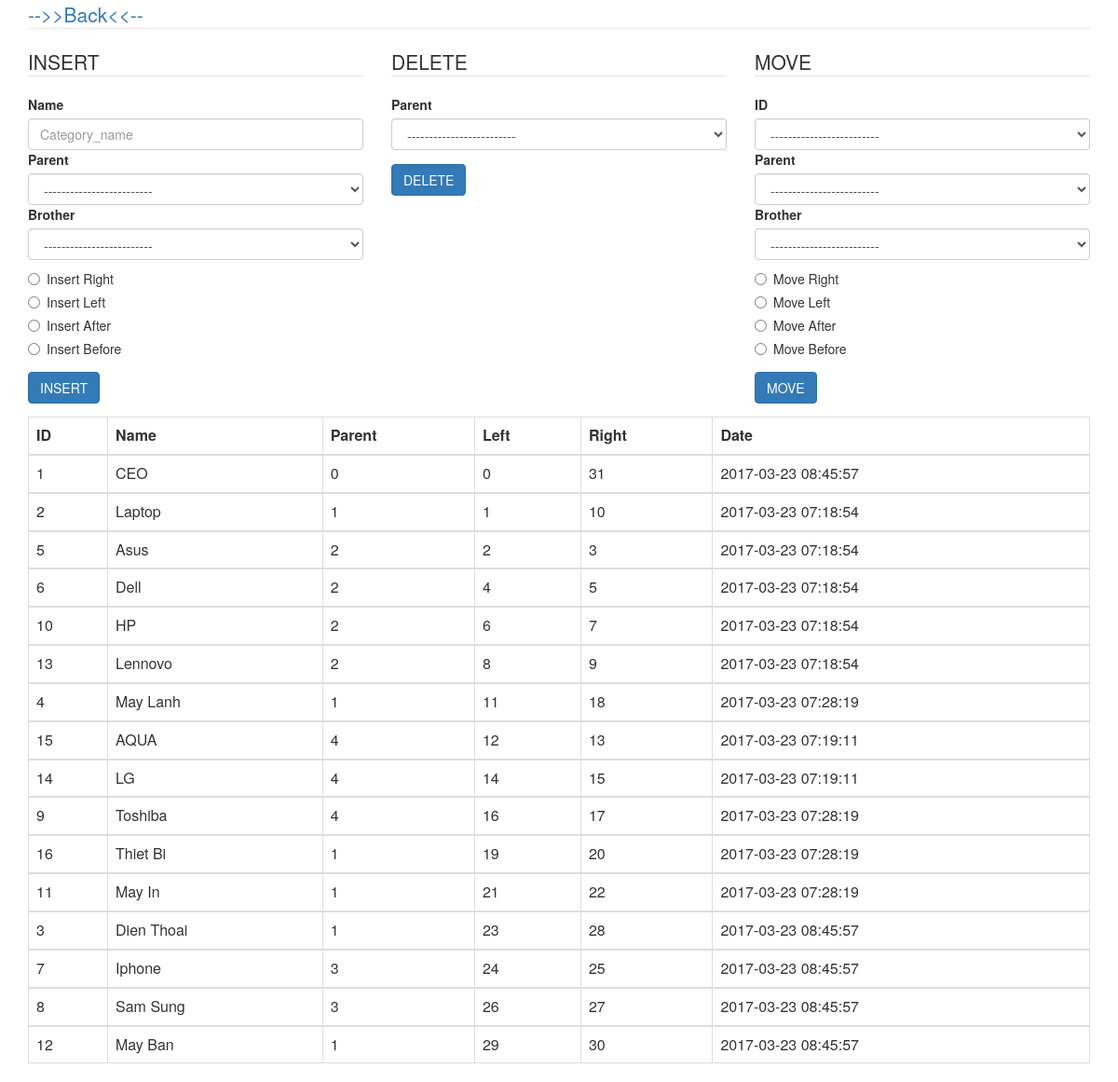
The app's page /admin.php with its own data.
### tables this page shows
CREATE TABLE `Categories` (
  `id` int(6) NOT NULL AUTO_INCREMENT,
  `Category_name` varchar(30) NOT NULL,
  `Category_parent_id` int(6) DEFAULT NULL,
  `Category_left` int(6) DEFAULT NULL,
  `Category_right` int(6) DEFAULT NULL,
  `Category_date` timestamp NOT NULL DEFAULT CURRENT_TIMESTAMP ON UPDATE CURRENT_TIMESTAMP,
  PRIMARY KEY (`id`)
);

### connect.php (called while the page is built)
<?php
    Class Connect {
        Public function connectDB(){
            $servername = "localhost";
            $username = "root";
            $password = "l0v3k3n";
            $dbname = "nested";
            $conn = new mysqli($servername, $username, $password, $dbname);
            return $conn;
        }
    }

### model.php (called while the page is built, shortened)
<?php
    require_once('./connect.php');
    Class Nested extends Connect  {
        Public $conn;
        Public function __construct(){
            $this->conn = $this->connectDB();
        }
        Public function selectAll(){
            $selectAll = 'SELECT * FROM Categories ORDER BY Category_left ASC';
            $result = $this->conn->query($selectAll);
            return $result;
        }
    }

### admin.php (the view, shortened to what this page needs)
<?php
	require_once('./model.php');
	$nested = new Nested();
?>
<html>
	<head>
		<link rel="stylesheet" type="text/css" href="./css/bootstrap.min.css">
	</head>
	<body>
		<div class="container">
		<div class="row">
			<div class="col-md-12">
				<legend><a href="./index.php">-->>Back<<--</a></legend>
			</div>
		</div>
			<div class="row">
				<div class="col-md-4">
				<legend>INSERT </legend>
					<form action="./controller.php" method="POST">
				    	<div class="form-group">
				      		<label>Name</label>
				      		<input type="text" class="form-control" name="Cate_name" placeholder="Category_name">
				      		<label>Parent</label>
				      		<select class="form-control" name="parent" >
				      		<option selected="selected">-------------------------</option>
				      		</select>
				      		<label>Brother</label>
				      		<select class="form-control" name="brother" >
				      		<option selected="selected">-------------------------</option>
				      		</select>
				      		<div class="radio">
							    <label><input type="radio" name="radio" value="right"> Insert Right</label>
							</div>
							<div class="radio">
							    <label><input type="radio" name="radio" value="left"> Insert Left</label>
							</div>
							<div class="radio">
							    <label><input type="radio" name="radio" value="after"> Insert After</label>
							</div>
							<div class="radio">
							    <label><input type="radio" name="radio" value="before"> Insert Before</label>
							</div>
				    	</div>
				    	<button type="submit" class="btn btn-primary" name="insert">INSERT</button>
					</form>
				</div>
				<div class="col-md-4">
				<legend>DELETE </legend>
					<form action="./controller.php" method="POST">
				    	<div class="form-group">
				      		<label>Parent</label>
				      		<select class="form-control" name="id" >
				      		<option selected="selected">-------------------------</option>
				      		</select>
				    	</div>
				    	<button type="submit" class="btn btn-primary" name="delete">DELETE</button>
					</form>
				</div>
				<div class="col-md-4">
				<legend>MOVE </legend>
					<form action="./controller.php" method="POST">
				    	<div class="form-group">
				      		<label>ID</label>
				      		<select class="form-control" name="id" >
				      		<option selected="selected">-------------------------</option>
				      		</select>
				      		<label>Parent</label>
				      		<select class="form-control" name="parent" >
				      		<option selected="selected">-------------------------</option>
				      		</select>
				      		<label>Brother</label>
				      		<select class="form-control" name="brother" >
				      		<option selected="selected">-------------------------</option>
				      		</select>
				      		<div class="radio">
							    <label><input type="radio" name="radio" value="moveright"> Move Right</label>
							</div>
							<div class="radio">
							    <label><input type="radio" name="radio" value="moveleft"> Move Left</label>
							</div>
							<div class="radio">
							    <label><input type="radio" name="radio" value="moveafter"> Move After</label>
							</div>
							<div class="radio">
							    <label><input type="radio" name="radio" value="movebefore"> Move Before</label>
							</div>
				    	</div>
				    	<button type="submit" class="btn btn-primary" name="move">MOVE</button>
					</form>
				</div>
			</div>
			<table class="table table-bordered">
				<thead>
				    <tr>
				    	<th>ID</th>
				    	<th>Name</th>
				    	<th>Parent</th>
				    	<th>Left</th>
				    	<th>Right</th>
				    	<th>Date</th>
				   	</tr>
				</thead>
				<?php
					$row = $nested->selectAll();
					while ($rows = $row->fetch_assoc()) {
				?>
				<tbody>
			      	<tr>
			        	<td><?php echo $rows['id'];?></td>
			        	<td><?php echo $rows['Category_name'];?></td>
			        	<td><?php echo $rows['Category_parent_id'];?></td>
			        	<td><?php echo $rows['Category_left'];?></td>
			        	<td><?php echo $rows['Category_right'];?></td>
			        	<td><?php echo $rows['Category_date'];?></td>
			      	</tr>
			    </tbody>
			    <?php
			    	}
			    ?>
			</table>
		</div>
	</body>
</html>

### records on screen
categories: id "1", Category_name "CEO", Category_parent "0", Category_left "0", Category_right "31", Category_date "2017-03-23 08:45:57"
categories: id "2", Category_name "Laptop", Category_parent "1", Category_left "1", Category_right "10", Category_date "2017-03-23 07:18:54"
categories: id "5", Category_name "Asus", Category_parent "2", Category_left "2", Category_right "3", Category_date "2017-03-23 07:18:54"
categories: id "6", Category_name "Dell", Category_parent "2", Category_left "4", Category_right "5", Category_date "2017-03-23 07:18:54"
categories: id "10", Category_name "HP", Category_parent "2", Category_left "6", Category_right "7", Category_date "2017-03-23 07:18:54"
categories: id "13", Category_name "Lennovo", Category_parent "2", Category_left "8", Category_right "9", Category_date "2017-03-23 07:18:54"
categories: id "4", Category_name "May Lanh", Category_parent "1", Category_left "11", Category_right "18", Category_date "2017-03-23 07:28:19"
categories: id "15", Category_name "AQUA", Category_parent "4", Category_left "12", Category_right "13", Category_date "2017-03-23 07:19:11"
categories: id "14", Category_name "LG", Category_parent "4", Category_left "14", Category_right "15", Category_date "2017-03-23 07:19:11"
categories: id "9", Category_name "Toshiba", Category_parent "4", Category_left "16", Category_right "17", Category_date "2017-03-23 07:28:19"
categories: id "16", Category_name "Thiet Bi", Category_parent "1", Category_left "19", Category_right "20", Category_date "2017-03-23 07:28:19"
categories: id "11", Category_name "May In", Category_parent "1", Category_left "21", Category_right "22", Category_date "2017-03-23 07:28:19"
categories: id "3", Category_name "Dien Thoai", Category_parent "1", Category_left "23", Category_right "28", Category_date "2017-03-23 08:45:57"
categories: id "7", Category_name "Iphone", Category_parent "3", Category_left "24", Category_right "25", Category_date "2017-03-23 08:45:57"
categories: id "8", Category_name "Sam Sung", Category_parent "3", Category_left "26", Category_right "27", Category_date "2017-03-23 08:45:57"
categories: id "12", Category_name "May Ban", Category_parent "1", Category_left "29", Category_right "30", Category_date "2017-03-23 08:45:57"
